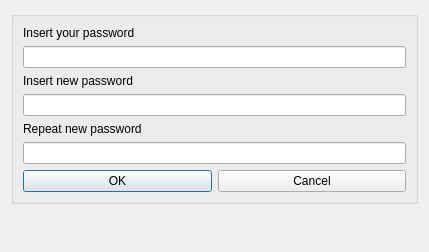
<?xml version="1.0" encoding="UTF-8"?>
<ui version="4.0">
 <class>ConfirmPassword</class>
 <widget class="QDialog" name="ConfirmPassword">
  <property name="geometry">
   <rect>
    <x>0</x>
    <y>0</y>
    <width>429</width>
    <height>252</height>
   </rect>
  </property>
  <property name="windowTitle">
   <string>Confirm password</string>
  </property>
  <layout class="QGridLayout" name="gridLayout_2">
   <item row="0" column="0">
    <widget class="QGroupBox" name="groupBox">
     <property name="title">
      <string/>
     </property>
     <layout class="QGridLayout" name="gridLayout">
      <item row="0" column="0" colspan="2">
       <layout class="QVBoxLayout" name="verticalLayout_4">
        <item>
         <layout class="QVBoxLayout" name="verticalLayout">
          <item>
           <widget class="QLabel" name="label">
            <property name="focusPolicy">
             <enum>Qt::NoFocus</enum>
            </property>
            <property name="text">
             <string>Insert your password</string>
            </property>
           </widget>
          </item>
          <item>
           <widget class="QLineEdit" name="password">
            <property name="cursor">
             <cursorShape>IBeamCursor</cursorShape>
            </property>
            <property name="echoMode">
             <enum>QLineEdit::Password</enum>
            </property>
           </widget>
          </item>
         </layout>
        </item>
        <item>
         <layout class="QVBoxLayout" name="verticalLayout_2">
          <item>
           <widget class="QLabel" name="label_2">
            <property name="text">
             <string>Insert new password</string>
            </property>
           </widget>
          </item>
          <item>
           <widget class="QLineEdit" name="new_password">
            <property name="echoMode">
             <enum>QLineEdit::Password</enum>
            </property>
           </widget>
          </item>
         </layout>
        </item>
        <item>
         <layout class="QVBoxLayout" name="verticalLayout_3">
          <item>
           <widget class="QLabel" name="label_3">
            <property name="text">
             <string>Repeat new password</string>
            </property>
           </widget>
          </item>
          <item>
           <widget class="QLineEdit" name="new_rpwd">
            <property name="echoMode">
             <enum>QLineEdit::Password</enum>
            </property>
           </widget>
          </item>
         </layout>
        </item>
       </layout>
      </item>
      <item row="1" column="0">
       <widget class="QPushButton" name="pushButton_ok">
        <property name="text">
         <string>OK</string>
        </property>
       </widget>
      </item>
      <item row="1" column="1">
       <widget class="QPushButton" name="pushButton_cancel">
        <property name="text">
         <string>Cancel</string>
        </property>
       </widget>
      </item>
     </layout>
    </widget>
   </item>
   <item row="1" column="0">
    <widget class="QLabel" name="error">
     <property name="styleSheet">
      <string notr="true">QLabel {color : red; }</string>
     </property>
     <property name="text">
      <string/>
     </property>
    </widget>
   </item>
  </layout>
 </widget>
 <tabstops>
  <tabstop>password</tabstop>
  <tabstop>new_password</tabstop>
  <tabstop>new_rpwd</tabstop>
  <tabstop>pushButton_ok</tabstop>
  <tabstop>pushButton_cancel</tabstop>
 </tabstops>
 <resources/>
 <connections/>
</ui>
